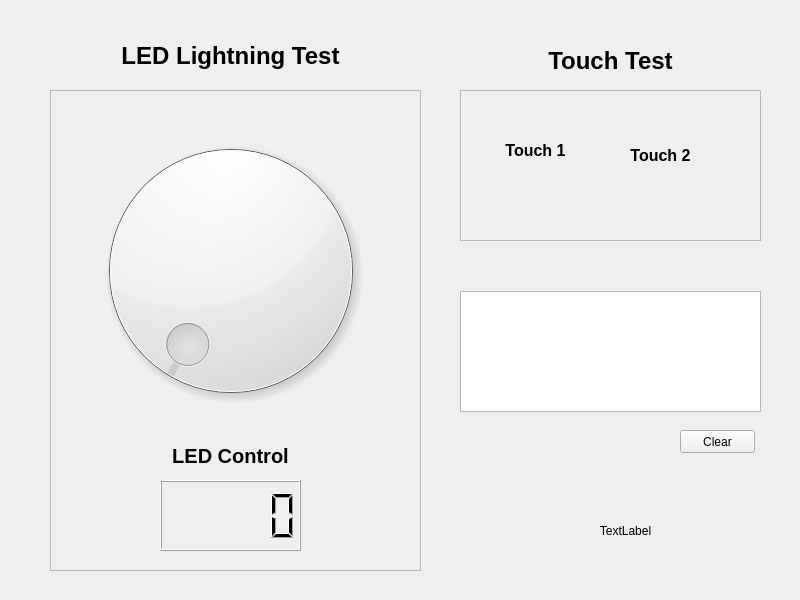
<?xml version="1.0" encoding="UTF-8"?>
<ui version="4.0">
 <class>Widget</class>
 <widget class="QWidget" name="Widget">
  <property name="geometry">
   <rect>
    <x>0</x>
    <y>0</y>
    <width>800</width>
    <height>600</height>
   </rect>
  </property>
  <property name="windowTitle">
   <string>Widget</string>
  </property>
  <widget class="QFrame" name="frame">
   <property name="geometry">
    <rect>
     <x>50</x>
     <y>90</y>
     <width>371</width>
     <height>481</height>
    </rect>
   </property>
   <property name="frameShape">
    <enum>QFrame::StyledPanel</enum>
   </property>
   <property name="frameShadow">
    <enum>QFrame::Plain</enum>
   </property>
   <property name="lineWidth">
    <number>15</number>
   </property>
   <property name="midLineWidth">
    <number>15</number>
   </property>
   <widget class="QDial" name="dial_2">
    <property name="geometry">
     <rect>
      <x>10</x>
      <y>30</y>
      <width>341</width>
      <height>301</height>
     </rect>
    </property>
   </widget>
   <widget class="QLCDNumber" name="lcdNumber">
    <property name="geometry">
     <rect>
      <x>110</x>
      <y>390</y>
      <width>141</width>
      <height>71</height>
     </rect>
    </property>
   </widget>
   <widget class="QLabel" name="label_3">
    <property name="geometry">
     <rect>
      <x>110</x>
      <y>350</y>
      <width>141</width>
      <height>31</height>
     </rect>
    </property>
    <property name="font">
     <font>
      <pointsize>15</pointsize>
      <weight>75</weight>
      <bold>true</bold>
     </font>
    </property>
    <property name="text">
     <string>LED Control</string>
    </property>
    <property name="alignment">
     <set>Qt::AlignCenter</set>
    </property>
   </widget>
  </widget>
  <widget class="QLabel" name="label">
   <property name="geometry">
    <rect>
     <x>100</x>
     <y>40</y>
     <width>261</width>
     <height>31</height>
    </rect>
   </property>
   <property name="font">
    <font>
     <pointsize>18</pointsize>
     <weight>75</weight>
     <bold>true</bold>
    </font>
   </property>
   <property name="autoFillBackground">
    <bool>true</bool>
   </property>
   <property name="text">
    <string>LED Lightning Test</string>
   </property>
   <property name="alignment">
    <set>Qt::AlignCenter</set>
   </property>
  </widget>
  <widget class="QFrame" name="frame_2">
   <property name="geometry">
    <rect>
     <x>460</x>
     <y>90</y>
     <width>301</width>
     <height>151</height>
    </rect>
   </property>
   <property name="frameShape">
    <enum>QFrame::StyledPanel</enum>
   </property>
   <property name="frameShadow">
    <enum>QFrame::Plain</enum>
   </property>
   <property name="lineWidth">
    <number>15</number>
   </property>
   <property name="midLineWidth">
    <number>15</number>
   </property>
   <widget class="QLabel" name="labelTouch1">
    <property name="geometry">
     <rect>
      <x>40</x>
      <y>40</y>
      <width>71</width>
      <height>41</height>
     </rect>
    </property>
    <property name="font">
     <font>
      <pointsize>12</pointsize>
      <weight>75</weight>
      <bold>true</bold>
     </font>
    </property>
    <property name="text">
     <string>Touch 1</string>
    </property>
    <property name="alignment">
     <set>Qt::AlignCenter</set>
    </property>
   </widget>
   <widget class="QLabel" name="labelTouch2">
    <property name="geometry">
     <rect>
      <x>150</x>
      <y>40</y>
      <width>101</width>
      <height>51</height>
     </rect>
    </property>
    <property name="font">
     <font>
      <pointsize>12</pointsize>
      <weight>75</weight>
      <bold>true</bold>
     </font>
    </property>
    <property name="text">
     <string>Touch 2</string>
    </property>
    <property name="alignment">
     <set>Qt::AlignCenter</set>
    </property>
   </widget>
  </widget>
  <widget class="QLabel" name="label_2">
   <property name="geometry">
    <rect>
     <x>530</x>
     <y>40</y>
     <width>161</width>
     <height>41</height>
    </rect>
   </property>
   <property name="font">
    <font>
     <pointsize>18</pointsize>
     <weight>75</weight>
     <bold>true</bold>
    </font>
   </property>
   <property name="text">
    <string>Touch Test</string>
   </property>
   <property name="alignment">
    <set>Qt::AlignCenter</set>
   </property>
  </widget>
  <widget class="QLabel" name="labelMCHPicon">
   <property name="geometry">
    <rect>
     <x>520</x>
     <y>500</y>
     <width>211</width>
     <height>61</height>
    </rect>
   </property>
   <property name="text">
    <string>TextLabel</string>
   </property>
   <property name="alignment">
    <set>Qt::AlignCenter</set>
   </property>
  </widget>
  <widget class="QTextBrowser" name="textBrowserDebug">
   <property name="geometry">
    <rect>
     <x>460</x>
     <y>291</y>
     <width>301</width>
     <height>121</height>
    </rect>
   </property>
  </widget>
  <widget class="QPushButton" name="pushButtonClearText">
   <property name="geometry">
    <rect>
     <x>680</x>
     <y>430</y>
     <width>75</width>
     <height>23</height>
    </rect>
   </property>
   <property name="text">
    <string>Clear</string>
   </property>
  </widget>
 </widget>
 <layoutdefault spacing="6" margin="11"/>
 <resources/>
 <connections/>
</ui>
